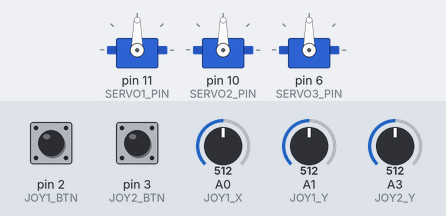
A program run on a simulated Arduino Uno, built with avr-gcc and run on an emulated ATmega328P. Shown: 3 × servo. Inputs (shaded band) come from the test bench; at power-on: A0 (JOY1_X) = 512, pin 2 (JOY1_BTN) HIGH, A1 (JOY1_Y) = 512, A3 (JOY2_Y) = 512, pin 3 (JOY2_BTN) HIGH. What the program prints to the serial monitor is not drawn.

Above: at 3.7 s.
3.8 s: A0 (JOY1_X) set to 547
5.3 s: A0 (JOY1_X) set to 573
At 5.76 s:
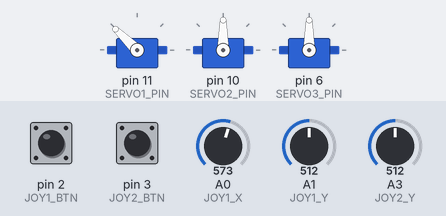
At 6.7 s:
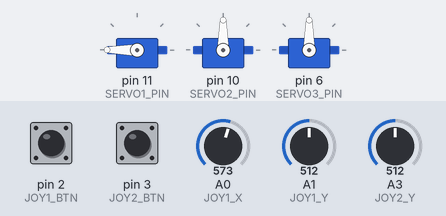
7.7 s: pin 2 (JOY1_BTN) pulled LOW for 0.15 s
10.8 s: A1 (JOY1_Y) set to 547
12.3 s: A1 (JOY1_Y) set to 576
At 14.2 s:
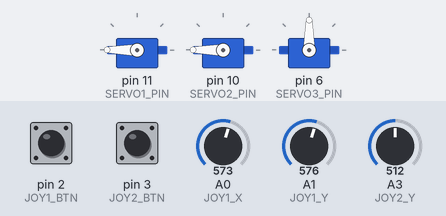
14.7 s: A3 (JOY2_Y) set to 555
16.2 s: A3 (JOY2_Y) set to 573
At 17.8 s:
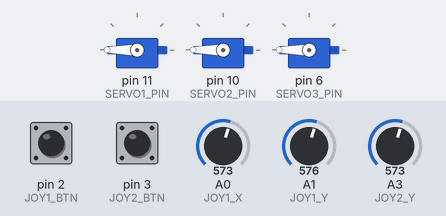
Timing chart, 0 to 19.3 s (numbered marks = the images above; inputs shaded):
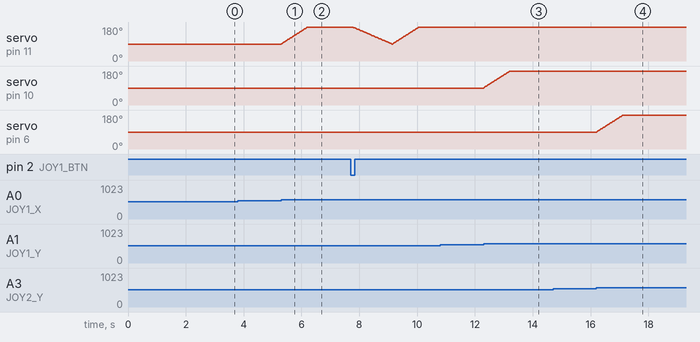

Measured:
- the behaviour switches between 562 and 563 on A0 (JOY1_X) (found by bisection; images 0 and 1)
- the behaviour switches between 562 and 563 on A1 (JOY1_Y) (found by bisection; images 2 and 3)
- the behaviour switches between 562 and 563 on A3 (JOY2_Y) (found by bisection; images 3 and 4)
- after the input at 3.8 s, every drawn part: stays the same
- after the input at 5.3 s, servo on pin 11 (SERVO1_PIN): moves from 90° to 180° over 0.90 s, starting at once
- after the input at 10.8 s, every drawn part: stays the same
- after the input at 12.3 s, servo on pin 10 (SERVO2_PIN): moves from 90° to 180° over 0.90 s, starting at once
- after the input at 14.7 s, every drawn part: stays the same
- after the input at 16.2 s, servo on pin 6 (SERVO3_PIN): moves from 90° to 180° over 0.90 s, starting at once

The program:

main.cpp
```cpp
#include <Arduino.h>
#include <Servo.h>

Servo servo1;
Servo servo2;
Servo servo3;


const int SERVO1_PIN = 11;
const int SERVO2_PIN = 10;
const int SERVO3_PIN = 6;

const int JOY1_X = A0;
const int JOY1_Y = A1;
const int JOY1_BTN = 2;

const int JOY2_X = A2;
const int JOY2_Y = A3;
const int JOY2_BTN = 3;

int servo1Pos = 90;
int servo2Pos = 90;
int servo3Pos = 90;

int joy1XCenter = 512;
int joy1YCenter = 512;
int joy2XCenter = 512;
int joy2YCenter = 512;

const int DEADZONE = 50;

const int MOVE_SPEED = 2;
const int UPDATE_DELAY = 20;

bool joy1BtnPressed = false;
bool joy2BtnPressed = false;
bool joy1BtnLastState = HIGH;
bool joy2BtnLastState = HIGH;

void calibrateJoysticks();
void resetToHome();
void printPositions();

void setup() {
  Serial.begin(9600);
  servo1.attach(SERVO1_PIN);
  servo2.attach(SERVO2_PIN);
  servo3.attach(SERVO3_PIN);

  pinMode(JOY1_BTN, INPUT_PULLUP);
  pinMode(JOY2_BTN, INPUT_PULLUP);

  servo1.write(servo1Pos);
  servo2.write(servo2Pos);
  servo3.write(servo3Pos);

  delay(500);

  calibrateJoysticks();

}

void loop() {
  int joy1X = analogRead(JOY1_X);
  int joy1Y = analogRead(JOY1_Y);
  int joy2Y = analogRead(JOY2_Y);

  bool joy1BtnState = digitalRead(JOY1_BTN);
  bool joy2BtnState = digitalRead(JOY2_BTN);

  int joy1XDiff = joy1X - joy1XCenter;
  if (abs(joy1XDiff) > DEADZONE) {
    if (joy1XDiff > 0) {
      servo1Pos = constrain(servo1Pos + MOVE_SPEED, 0, 180);
    } else {
      servo1Pos = constrain(servo1Pos - MOVE_SPEED, 0, 180);
    }
    servo1.write(servo1Pos);
  }


  int joy1YDiff = joy1Y - joy1YCenter;
  if (abs(joy1YDiff) > DEADZONE) {
    if (joy1YDiff > 0) {
      servo2Pos = constrain(servo2Pos + MOVE_SPEED, 0, 180);
    } else {
      servo2Pos = constrain(servo2Pos - MOVE_SPEED, 0, 180);
    }
    servo2.write(servo2Pos);
  }


  int joy2YDiff = joy2Y - joy2YCenter;
  if (abs(joy2YDiff) > DEADZONE) {
    if (joy2YDiff > 0) {
      servo3Pos = constrain(servo3Pos + MOVE_SPEED, 0, 180);
    } else {
      servo3Pos = constrain(servo3Pos - MOVE_SPEED, 0, 180);
    }
    servo3.write(servo3Pos);
  }


  if (joy1BtnState == LOW && joy1BtnLastState == HIGH) {
    delay(50);
    if (digitalRead(JOY1_BTN) == LOW) {
      resetToHome();
    }
  }
  joy1BtnLastState = joy1BtnState;


  if (joy2BtnState == LOW && joy2BtnLastState == HIGH) {
    delay(50);
    if (digitalRead(JOY2_BTN) == LOW) {
      printPositions();
    }
  }
  joy2BtnLastState = joy2BtnState;


  delay(UPDATE_DELAY);
}


void calibrateJoysticks() {
  delay(2000);

  joy1XCenter = analogRead(JOY1_X);
  joy1YCenter = analogRead(JOY1_Y);
  joy2XCenter = analogRead(JOY2_X);
  joy2YCenter = analogRead(JOY2_Y);

}


void resetToHome() {
  while (servo1Pos != 90 || servo2Pos != 90 || servo3Pos != 90) {
    if (servo1Pos < 90) servo1Pos++;
    else if (servo1Pos > 90) servo1Pos--;

    if (servo2Pos < 90) servo2Pos++;
    else if (servo2Pos > 90) servo2Pos--;

    if (servo3Pos < 90) servo3Pos++;
    else if (servo3Pos > 90) servo3Pos--;

    servo1.write(servo1Pos);
    servo2.write(servo2Pos);
    servo3.write(servo3Pos);

    delay(15);
  }

  Serial.println("✓ Home position reached!");
}


void printPositions() {
  Serial.println("====================================");
  Serial.println("  CURRENT SERVO POSITIONS");
  Serial.println("====================================");
  Serial.print("  Servo 1 (Base):     ");
  Serial.print(servo1Pos);
  Serial.println("°");
  Serial.print("  Servo 2 (Shoulder): ");
  Serial.print(servo2Pos);
  Serial.println("°");
  Serial.print("  Servo 3 (Elbow):    ");
  Serial.print(servo3Pos);
  Serial.println("°");
  Serial.println("====================================");
  Serial.println();
}

/**
 * Optional: Advanced control with acceleration
 * Uncomment and modify loop() to use this function
 */
/*
void advancedControl() {
  // Read joystick values
  int joy1X = analogRead(JOY1_X);
  int joy1Y = analogRead(JOY1_Y);
  int joy2Y = analogRead(JOY2_Y);

  // Calculate speed based on joystick deflection
  int speed1 = map(abs(joy1X - joy1XCenter), DEADZONE, 512, 1, 5);
  int speed2 = map(abs(joy1Y - joy1YCenter), DEADZONE, 512, 1, 5);
  int speed3 = map(abs(joy2Y - joy2YCenter), DEADZONE, 512, 1, 5);

  // Apply speed control
  if (abs(joy1X - joy1XCenter) > DEADZONE) {
    servo1Pos = constrain(servo1Pos + ((joy1X > joy1XCenter) ? speed1 : -speed1), 0, 180);
    servo1.write(servo1Pos);
  }

  if (abs(joy1Y - joy1YCenter) > DEADZONE) {
    servo2Pos = constrain(servo2Pos + ((joy1Y > joy1YCenter) ? speed2 : -speed2), 0, 180);
    servo2.write(servo2Pos);
  }

  if (abs(joy2Y - joy2YCenter) > DEADZONE) {
    servo3Pos = constrain(servo3Pos + ((joy2Y > joy2YCenter) ? speed3 : -speed3), 0, 180);
    servo3.write(servo3Pos);
  }
}
*/
```
